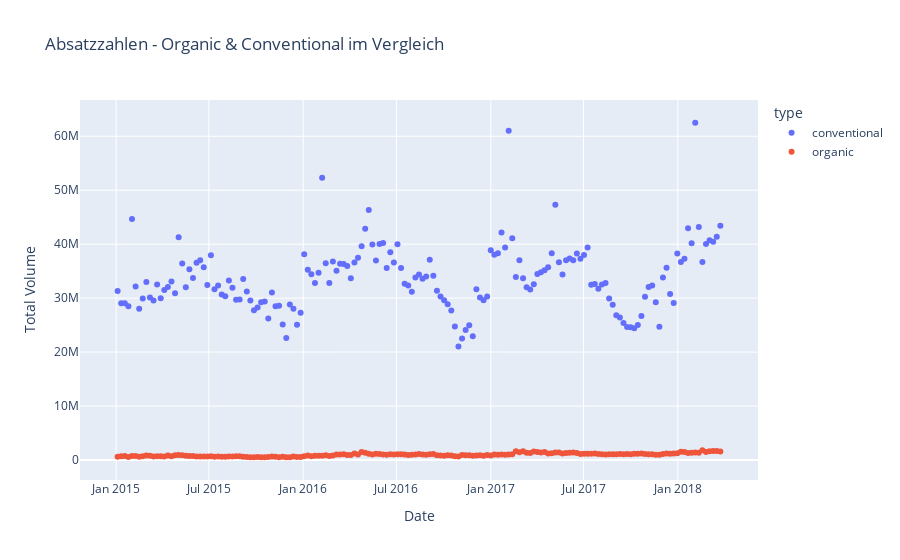

This figure's notebook cell:
### Markdown cell above
Was sieht man?
- organic 2015 - Mitte 2016 deutlich teuerer im Durchschnitt, klare Abgrenzung
- Ende 2016 - Anfang 2017 Grenzen nicht mehr so deutlich
- annähernd gleichgerichtete Auf und Abbewegungen

- Frage: Was ist mit Daten im Juli/August 2015?

### Code cell
fig = px.scatter(total_US, x="Date", y="Total Volume", color="type",title="Absatzzahlen - Organic & Conventional im Vergleich")
fig.show()

### Figure 1 — Plotly figure (JSON) as saved in the notebook; plotly's stock layout.template omitted (floating-point values rounded to 4 significant figures; data arrays with more than 128 entries replaced by an {"elided": "..."} marker saying what was removed)
{"data": [{"hovertemplate": "type=conventional<br>Date=%{x}<br>Total Volume=%{y}<extra></extra>", "legendgroup": "conventional", "marker": {"color": "#636efa", "symbol": "circle"}, "mode": "markers", "name": "conventional", "orientation": "v", "showlegend": true, "type": "scatter", "x": {"elided": "169 str values"}, "xaxis": "x", "y": {"elided": "169 float values"}, "yaxis": "y"}, {"hovertemplate": "type=organic<br>Date=%{x}<br>Total Volume=%{y}<extra></extra>", "legendgroup": "organic", "marker": {"color": "#EF553B", "symbol": "circle"}, "mode": "markers", "name": "organic", "orientation": "v", "showlegend": true, "type": "scatter", "x": {"elided": "169 str values"}, "xaxis": "x", "y": {"elided": "169 float values"}, "yaxis": "y"}], "layout": {"legend": {"title": {"text": "type"}, "tracegroupgap": 0}, "title": {"text": "Absatzzahlen - Organic & Conventional im Vergleich"}, "xaxis": {"anchor": "y", "domain": [0, 1], "title": {"text": "Date"}}, "yaxis": {"anchor": "x", "domain": [0, 1], "title": {"text": "Total Volume"}}}}
